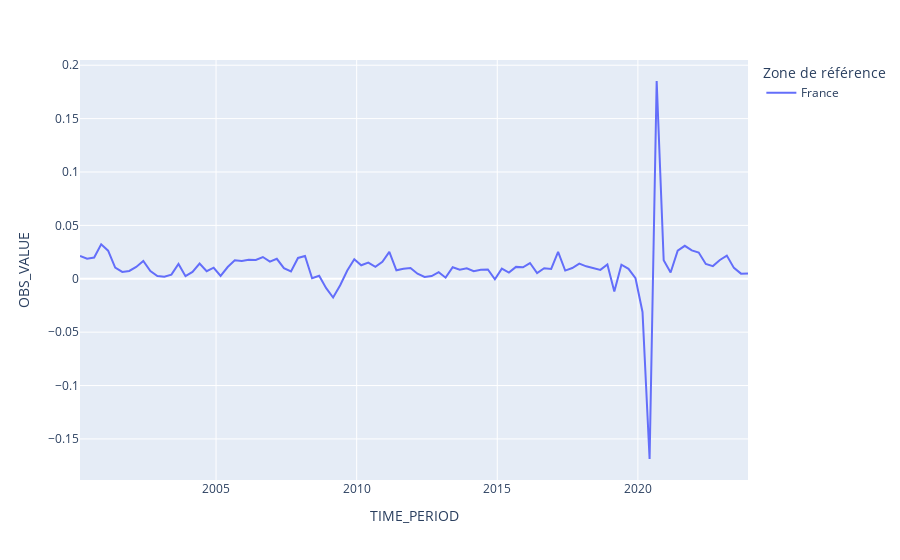

This figure's notebook cell:
### Code cell
px.line(a,x='TIME_PERIOD',y='OBS_VALUE',color='Zone de référence')
